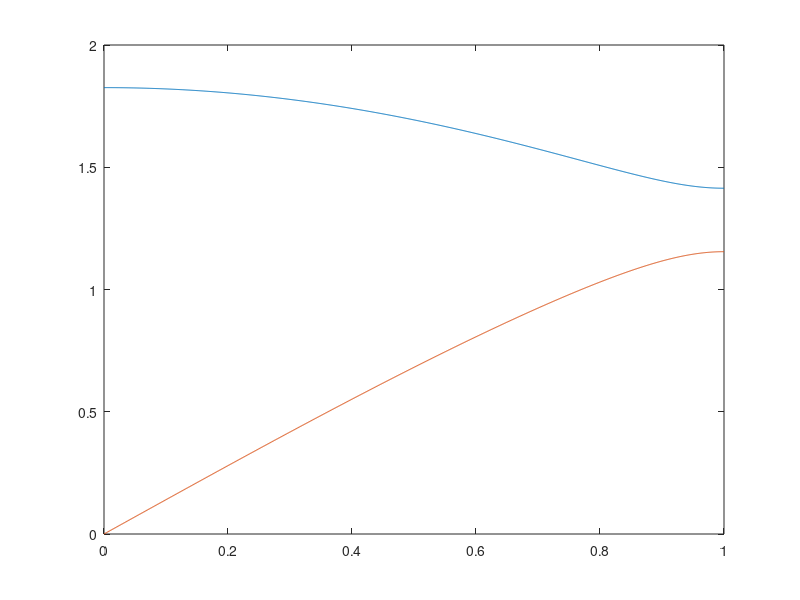
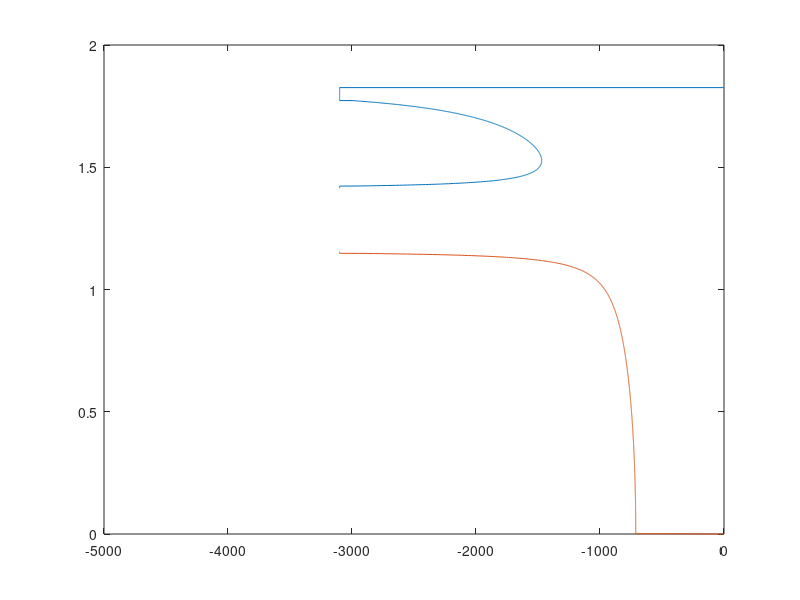

The MATLAB source for these figures, in order:
   m1 = 1;
   m2 = 1.5;
   mu = (m1 * m2) / (m1 + m2);
   
   
   k = (0:0.001:1);
   
   omp = sqrt(  ( 1/mu ) + sqrt( (1 / mu^2) - (4 / (m1 * m2))  .* sin(k .* pi/2) .^2));
   omm = sqrt(  ( 1/mu ) - sqrt( (1 / mu^2) - (4 / (m1 * m2))  .* sin(k .* pi/2) .^2));
 
   
   domp = 1 ./ abs(omp- circshift(omp,1));
  domm = 1 ./ abs(omm- circshift(omm,1));

  domp(domp > 3000) = 3100;
  domm(domm > 3000) = 3100;

  plot(k,omp)
  hold on
  plot(k, omm)
  hold off
  
  figure
  plot(-1 .* domp, omp)
  hold on
  plot(-1 .* domm, omm)
  hold off
  
  xlim([-5e3,0])
  
  
  out = [k; omp; omm; domp; domm]';
  
  save('dos_2atom.dat','out','-ascii')
